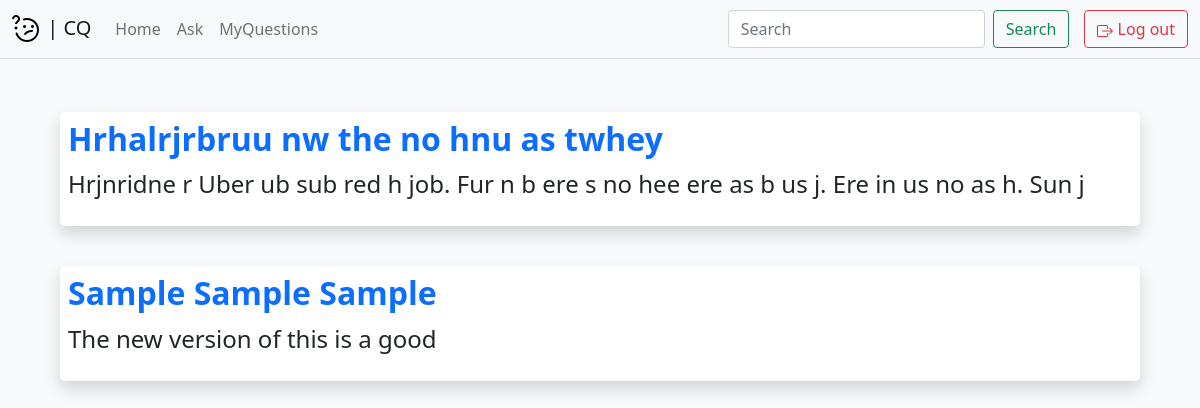
Page / (signed in) on the earlier database version.
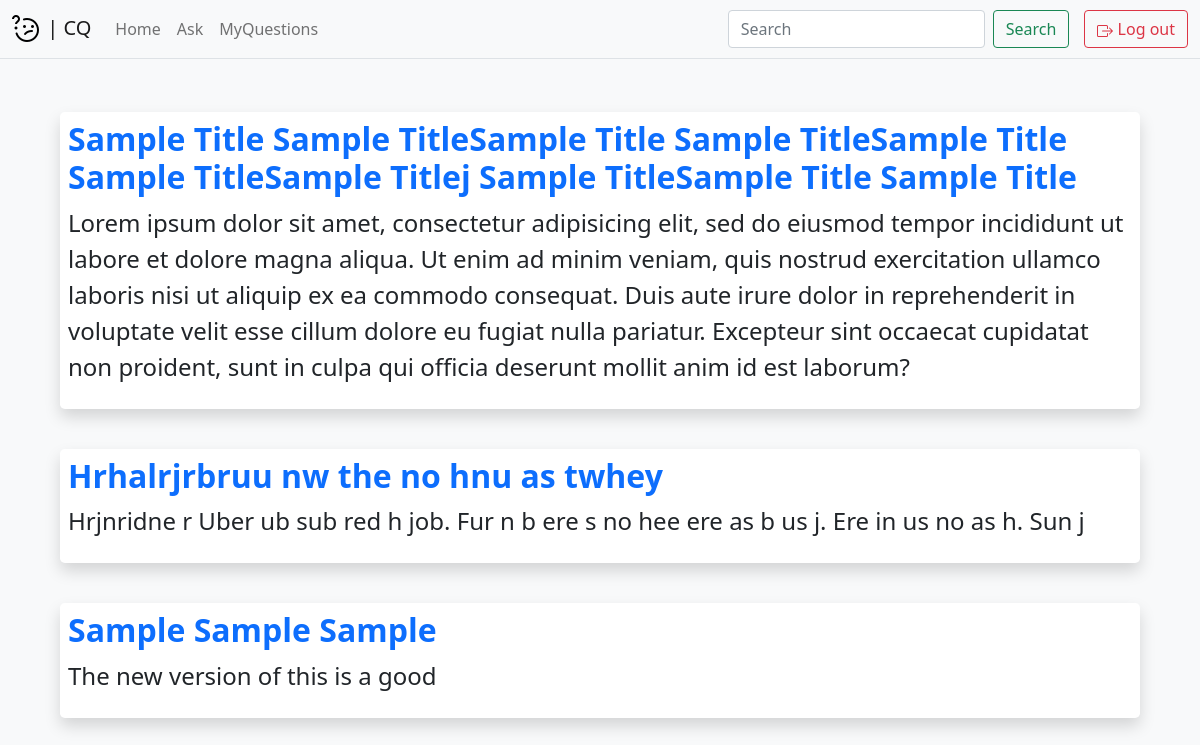
Same page on the later database version.
### myproject/models.py (models this page shows, shortened)
class Question(db.Model):
    __tablename__ = 'questions'
    id = db.Column(db.Integer, primary_key=True)
    question = db.Column(db.Text)
    title = db.Column(db.Text)
    asked_by = db.Column(db.Integer)
    answered_by = db.Column(db.Integer)
    answer = db.Column(db.Text)
    time_asked = db.Column(db.DateTime)
    time_answered = db.Column(db.DateTime)
    resolved = db.Column(db.Boolean)

### app.py (the view)
@app.route('/')
@login_required
def home():
    questions = Question.query.filter_by(resolved=False)
    return render_template('home.html', questions=questions, delta=delta, user=User)

### myproject/models.py (called while the page is built)
@login_manager.user_loader
def load_user(user_id):
    return User.query.get(user_id)

### myproject/templates/home.html
{% extends "base.html" %}
{% block content %}
{% for question in questions %}
  <div class="shadow bg-white p-2 mb-0 rounded-3" style="margin-top: 40px;">
    <div class="container-fluid" style="padding: 0px;">
      <h3 class="title fw-bold text-justify">
        <a href="{{ url_for('answer', id=question.id) }}" class="text-decoration-none">{{ question.title }}</a>
      </h3>
      <p class="question text-justify">{{ question.question }}</p>
    </div>
  </div>
{% endfor %}
{% endblock %}

Differences in the rows shown:
now on this page (row edited): Question: title "Sample Title Sample TitleSample Title Sample TitleSample Title Sample TitleSample Titlej Sample TitleSample Title Sample Title", question "Lorem ipsum dolor sit amet, consectetur adipisicing elit, sed do eiusmod tempor incididunt ut labore et dolore magna aliqua. Ut enim ad minim veniam, quis nostrud exercitation ullamco laboris nisi ut aliquip ex ea commodo consequat. Duis aute irure dolor in reprehenderit in voluptate velit esse cillum dolore eu fugiat nulla pariatur. Excepteur sint occaecat cupidatat non proident, sunt in culpa qui officia deserunt mollit anim id est laborum?"
